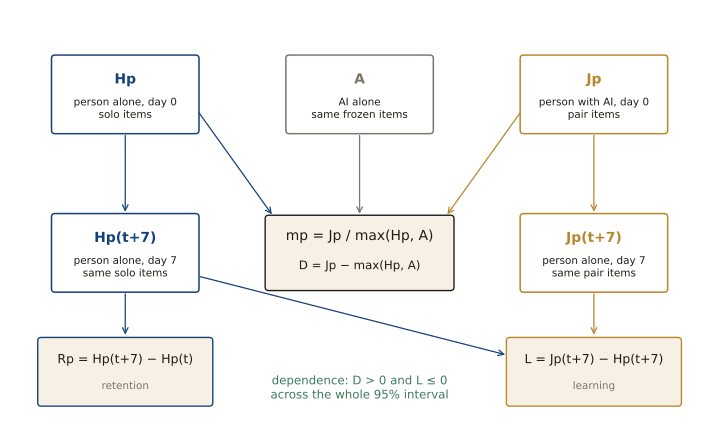

Source code (Python):
from __future__ import annotations

import os

import matplotlib.pyplot as plt
from matplotlib.patches import FancyBboxPatch

from common import BLUE, BONE, GOLD, GREEN, GREY, INK, deterministic

HERE = os.path.dirname(os.path.abspath(__file__))
OUT = os.path.join(HERE, "fig_scores.pdf")


def node(ax, x, y, title, sub, ec, w=2.1, h=1.15):
    ax.add_patch(FancyBboxPatch((x - w / 2, y - h / 2), w, h, boxstyle="round,pad=0.02,rounding_size=0.05", fc="white", ec=ec, lw=1.1))
    ax.text(x, y + 0.22, title, ha="center", va="center", fontsize=10, color=ec, fontweight="bold")
    ax.text(x, y - 0.22, sub, ha="center", va="center", fontsize=7.5, color=INK)


def arrow(ax, p, q, color=INK):
    ax.annotate("", xy=q, xytext=p, arrowprops=dict(arrowstyle="->", color=color, lw=0.9, shrinkA=2, shrinkB=2))


def main() -> None:
    fig, ax = plt.subplots(figsize=(7.2, 4.4), dpi=200)
    ax.set_xlim(0, 10)
    ax.set_ylim(0, 6.2)
    ax.axis("off")
    fig.patch.set_facecolor("white")

    node(ax, 1.6, 5.0, "Hp", "person alone, day 0\nsolo items", BLUE)
    node(ax, 5.0, 5.0, "A", "AI alone\nsame frozen items", GREY)
    node(ax, 8.4, 5.0, "Jp", "person with AI, day 0\npair items", GOLD)
    node(ax, 1.6, 2.6, "Hp(t+7)", "person alone, day 7\nsame solo items", BLUE)
    node(ax, 8.4, 2.6, "Jp(t+7)", "person alone, day 7\nsame pair items", GOLD)

    ax.add_patch(FancyBboxPatch((3.65, 2.05), 2.7, 1.1, boxstyle="round,pad=0.02,rounding_size=0.05", fc=BONE, ec=INK, lw=1.0))
    ax.text(5.0, 2.85, "mp = Jp / max(Hp, A)", ha="center", va="center", fontsize=10, color=INK)
    ax.text(5.0, 2.4, "D = Jp − max(Hp, A)", ha="center", va="center", fontsize=8.5, color=INK)
    arrow(ax, (2.65, 4.75), (3.75, 3.15), BLUE)
    arrow(ax, (5.0, 4.42), (5.0, 3.15), GREY)
    arrow(ax, (7.35, 4.75), (6.25, 3.15), GOLD)

    ax.add_patch(FancyBboxPatch((0.35, 0.3), 2.5, 1.0, boxstyle="round,pad=0.02,rounding_size=0.05", fc=BONE, ec=BLUE, lw=1.0))
    ax.text(1.6, 0.98, "Rp = Hp(t+7) − Hp(t)", ha="center", va="center", fontsize=9, color=INK)
    ax.text(1.6, 0.58, "retention", ha="center", va="center", fontsize=7.5, color=GREY)
    arrow(ax, (1.6, 4.42), (1.6, 3.18), BLUE)
    arrow(ax, (1.6, 2.02), (1.6, 1.32), BLUE)

    ax.add_patch(FancyBboxPatch((7.15, 0.3), 2.5, 1.0, boxstyle="round,pad=0.02,rounding_size=0.05", fc=BONE, ec=GOLD, lw=1.0))
    ax.text(8.4, 0.98, "L = Jp(t+7) − Hp(t+7)", ha="center", va="center", fontsize=9, color=INK)
    ax.text(8.4, 0.58, "learning", ha="center", va="center", fontsize=7.5, color=GREY)
    arrow(ax, (8.4, 4.42), (8.4, 3.18), GOLD)
    arrow(ax, (8.4, 2.02), (8.4, 1.32), GOLD)
    arrow(ax, (2.65, 2.25), (7.15, 1.05), BLUE)

    ax.text(5.0, 0.55, "dependence: D > 0 and L ≤ 0\nacross the whole 95% interval", ha="center", va="center", fontsize=8.5, color=GREEN)

    fig.tight_layout()
    deterministic(fig, OUT)
    plt.close(fig)
    print(f"wrote {OUT}")


if __name__ == "__main__":
    main()
